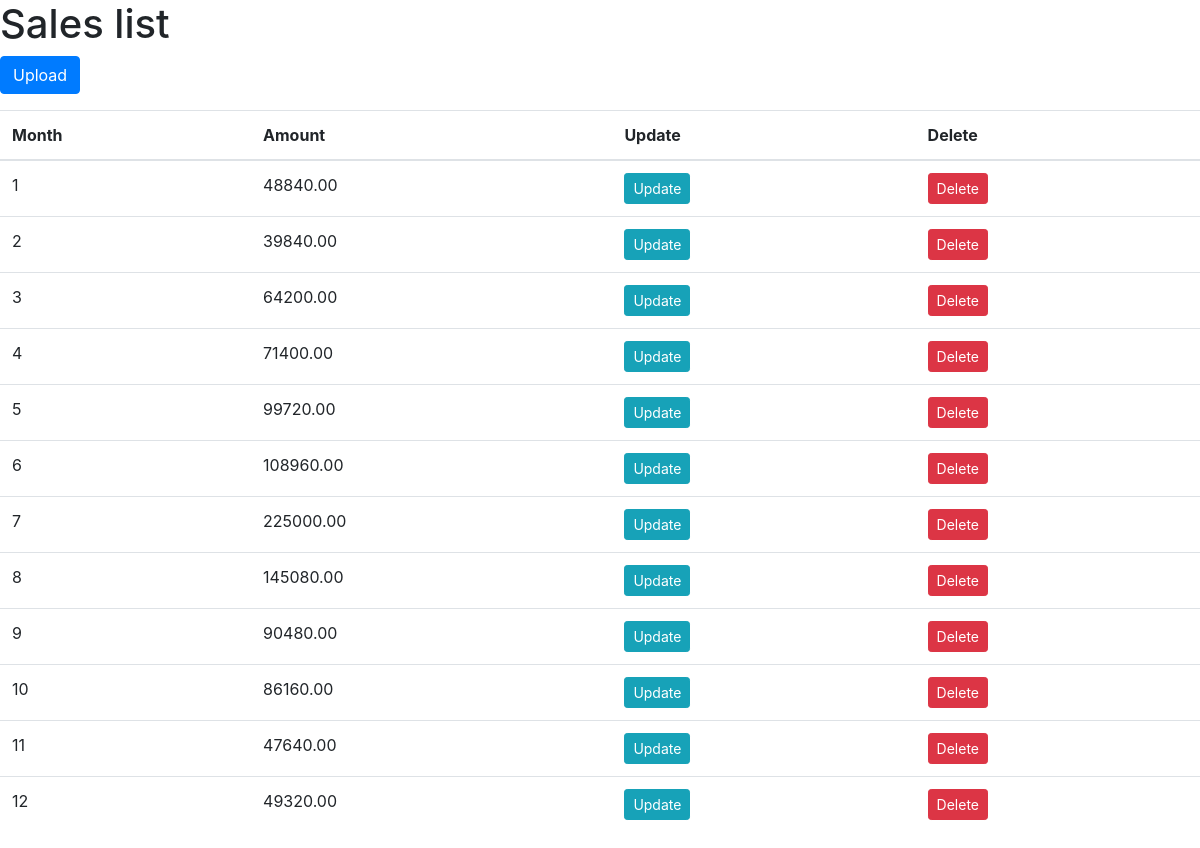
The app's page /beginning/ with its own data.
### beginning/models.py (models this page shows)
class Sales(models.Model):
    month = models.IntegerField(validators=[MinValueValidator(1), MaxValueValidator(12)])
    amount = models.DecimalField(max_digits=11, decimal_places=2)

### beginning/views/lession.py (the view)
# urls.py: path('', views.SalesListView.as_view(), name='sales'),
class SalesListView(ListView):
    model = Sales

### beginning/templates/beginning/sales_list.html (shortened to what this page needs)
{% extends 'base.html' %}
{% block content %}
    <h1>Sales list</h1>
    <p>
        <a href="{% url 'beginning:create' %}" class="btn btn-primary">Upload</a>
    </p>
    <table class="table md-0">
        <thead>
        <tr>
            <th>Month</th>
            <th>Amount</th>
            <th>Update</th>
            <th>Delete</th>
        </tr>
        </thead>
        <tbody>
        {% for sales in sales_list %}
            <tr>
                <td>{{ sales.month }}</td>
                <td>{{ sales.amount }}</td>
                <td><a href="{% url 'beginning:update' sales.pk %}" class="btn btn-info btn-sm">Update</a></td>
                <td>
                    <form action="{% url 'beginning:delete' sales.pk %}" method="post">
                        <button type="submit" class="btn btn-danger btn-sm">Delete</button>
                    </form>
                </td>
            </tr>
        {% endfor %}
        </tbody>
    </table>
{% endblock %}

### records on screen
Sales: month "1", amount "48840.00"
Sales: month "2", amount "39840.00"
Sales: month "3", amount "64200.00"
Sales: month "4", amount "71400.00"
Sales: month "5", amount "99720.00"
Sales: month "6", amount "108960.00"
Sales: month "7", amount "225000.00"
Sales: month "8", amount "145080.00"
Sales: month "9", amount "90480.00"
Sales: month "10", amount "86160.00"
Sales: month "11", amount "47640.00"
Sales: month "12", amount "49320.00"
